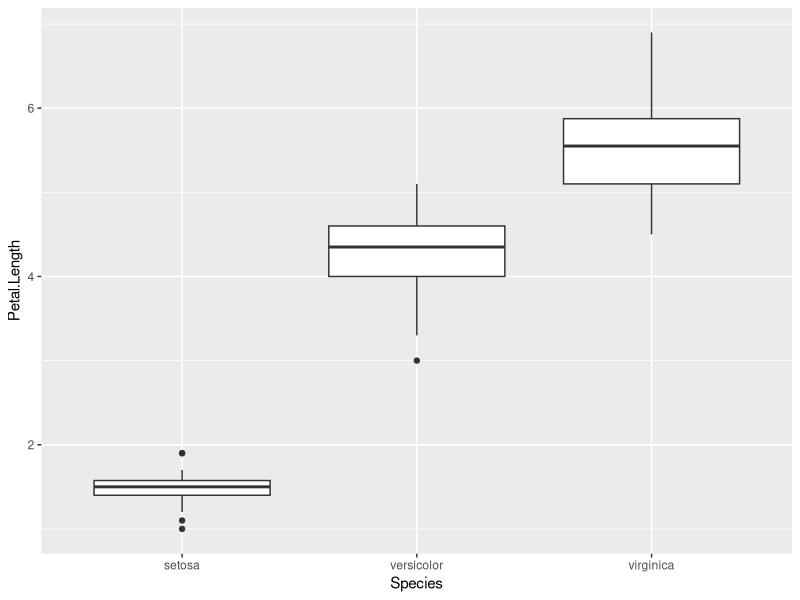
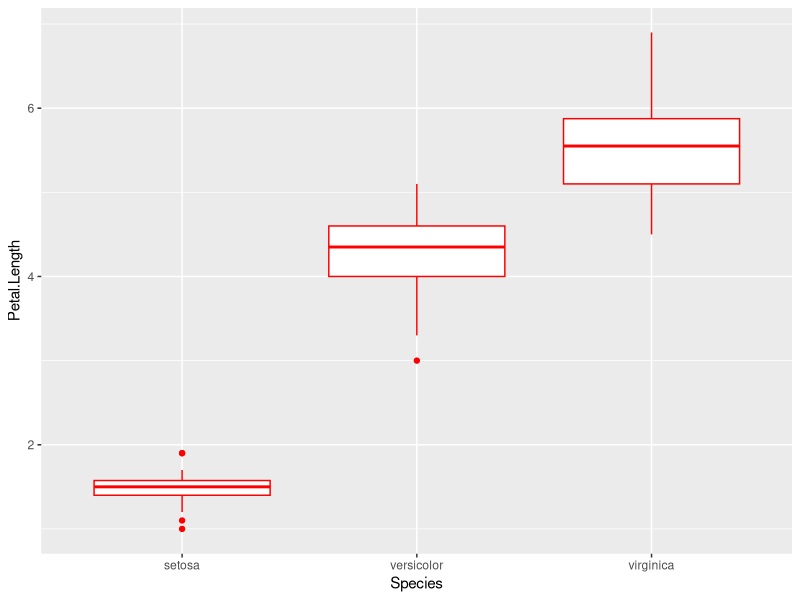
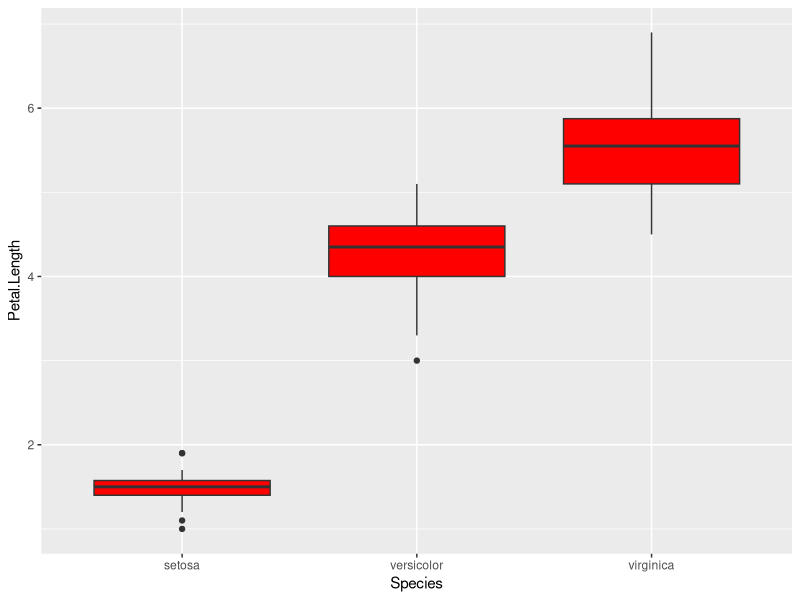
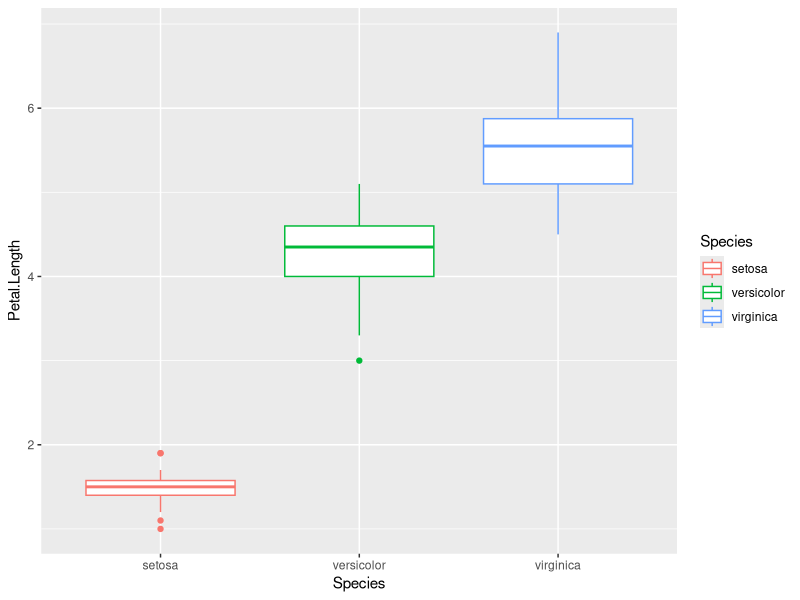
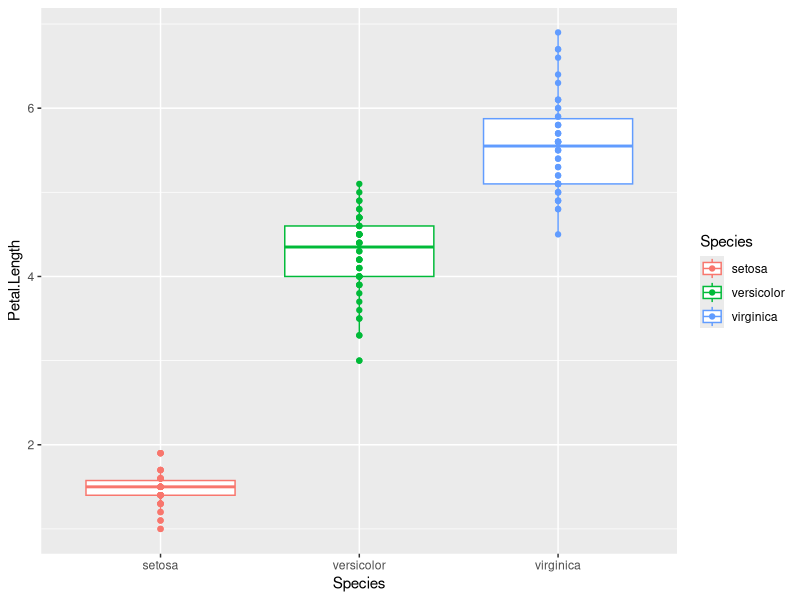
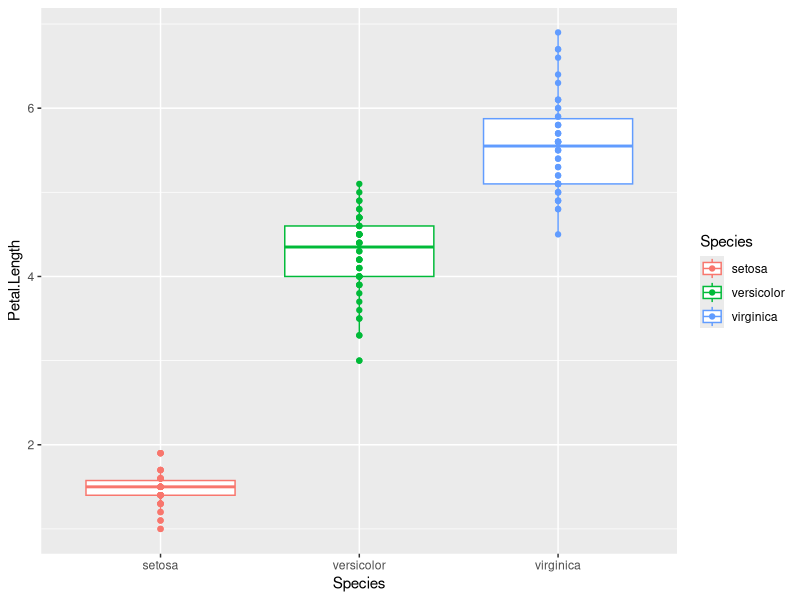
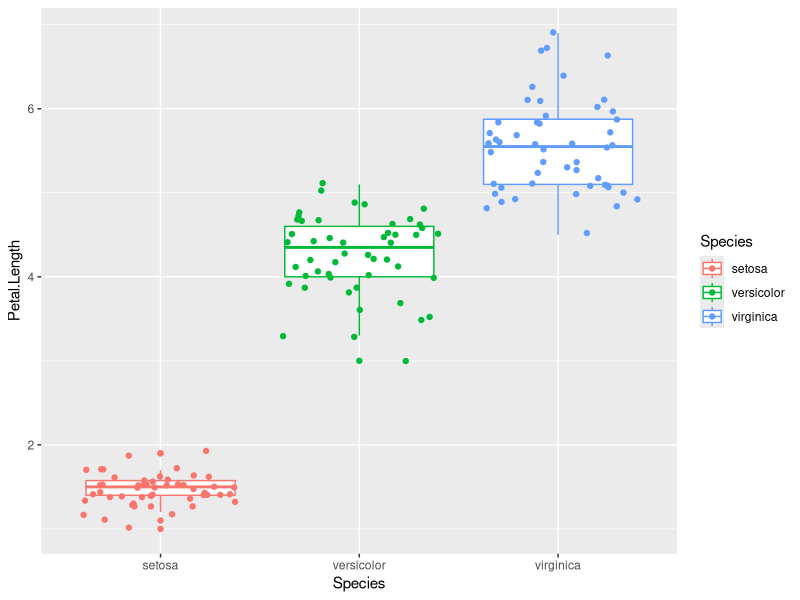
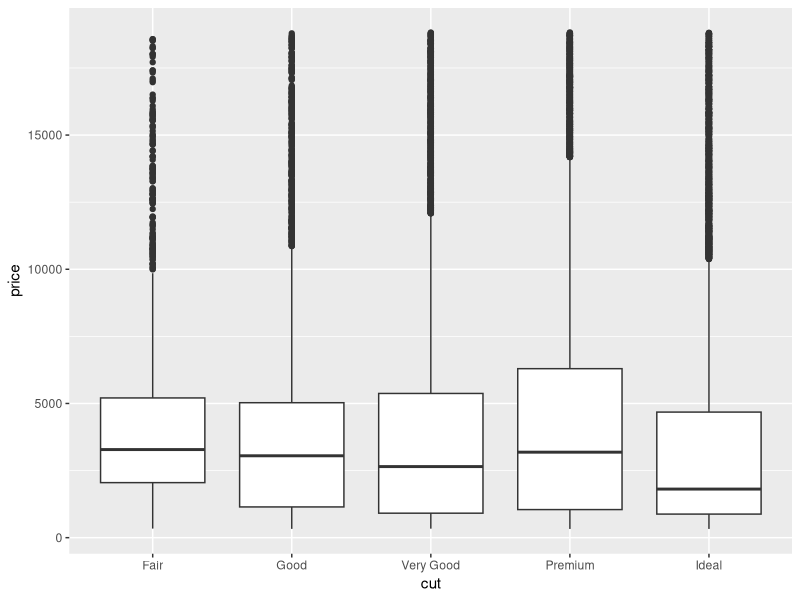

R code for these plots, in order:
library(tidyverse)

#Default
ggplot(iris) +
  geom_boxplot(aes(Species, Petal.Length))

#Colour = "red"
ggplot(iris) +
  geom_boxplot(aes(Species, Petal.Length), colour = "red")

#Fill = "red"
ggplot(iris) +
  geom_boxplot(aes(Species, Petal.Length), fill = "red")

#Species as a colour variable
ggplot(iris) +
  geom_boxplot(aes(Species, Petal.Length, colour = Species))

#Species as a colour variable + points
ggplot(iris)+
  geom_boxplot(aes(Species, Petal.Length, colour = Species)) +
  geom_point(aes(Species, Petal.Length, colour = Species))

#Notice the aes(x, y, fill = varZ) has been brought to the ggplot level 
#so to avoid duplicating it in both geom_boxplot() and geom_point()/geom_jitter() 
ggplot(iris, aes(Species, Petal.Length, colour = Species)) +
  geom_boxplot() +
  geom_point()

#Species as a colour variable + jittered
ggplot(iris, aes(Species, Petal.Length, colour = Species)) +
  geom_boxplot() +
  geom_jitter()

#Mini quiz using the ggplot2::diamonds dataset
#1 Create a boxplot of 'cut' on the x-axis and 'price' on the y-axis.
ggplot(diamonds) +
  geom_boxplot(aes(cut, price))

#2 Modify the plot so that all the boxes are filled in purple.
ggplot(diamonds) +
  geom_boxplot(aes(cut, price, fill = "purple"))

#3 Modify the plot further so that the variable 'cut' is shown as different box colours.
ggplot(diamonds, aes(cut, price, colour = cut)) +
  geom_boxplot()
